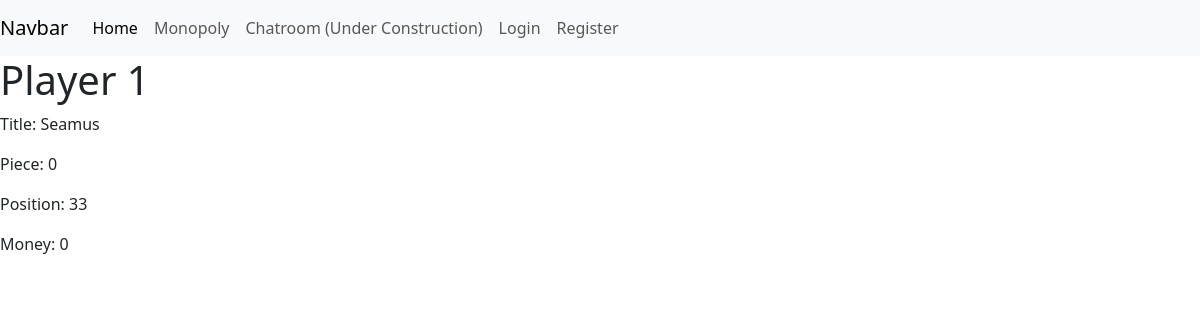
The page /details/1 on the database its author committed.
### models.py (models this page shows, shortened)
class Player(UserMixin, db.Model):
    __tablename__ = "players"
    id: Mapped[int] = mapped_column(primary_key=True)
    title: Mapped[str] = mapped_column(String(30))
    piece: Mapped[int] = mapped_column()
    position: Mapped[int] = mapped_column()
    money: Mapped[int] = mapped_column()
    password_hash: Mapped[Optional[str]] = mapped_column(String(256))
    properties = relationship(
        "Property",
        back_populates="owner",
        cascade="save-update"
    )

### routes/home/home_routes.py (the view)
    @app.route("/details/<id>")
    def details(id):
        player = Player.query.filter(Player.id == id).first()  # Given as list, so we need first
        return render_template("details.html", player=player)

### templates/details.html (shortened to what this page needs)
{% extends "base.html" %}
{% block content %}
<h1>Player {{player.id}}</h1>
<p>Title: {{player.title}}</p>
<p>Piece: {{player.piece}}</p>
<p>Position: {{player.position}}</p>
<p>Money: {{player.money}}</p>
{% endblock %}

### static/css/base.css (style rules this page uses)
body { height: 100%; width: 100%; margin: 0; }
html { height: 100%; width: 100%; margin: 0; }

### rows shown on the page
Player: id "1", title "Seamus", piece "0", position "33", money "0"
